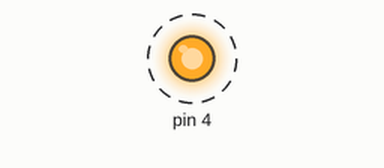
This sketch was run on a simulated Arduino Uno, built with avr-gcc and run on an emulated ATmega328P. Shown: output pins drawn as LEDs (lit = HIGH). Dashed ring = blinking.

Above: at 0.2 s.
Timing chart, 0 to 3.0 s (numbered marks = the images above):
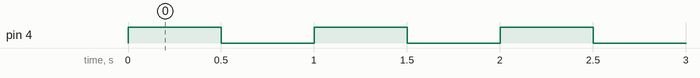

Measured:
- by itself, pin 4: alternates HIGH for 0.50 s and LOW for 0.50 s

The sketch:

LEDblinking.ino
```cpp
void setup() {
  // put your setup code here, to run once:
  pinMode(4, OUTPUT);


}

void loop() {
  digitalWrite(4, HIGH); // LED ON
  delay(500);           // Wait for 0.5 second

  digitalWrite(4, LOW);  // LED OFF
  delay(500);           // Wait for 0.5 second
}
```
